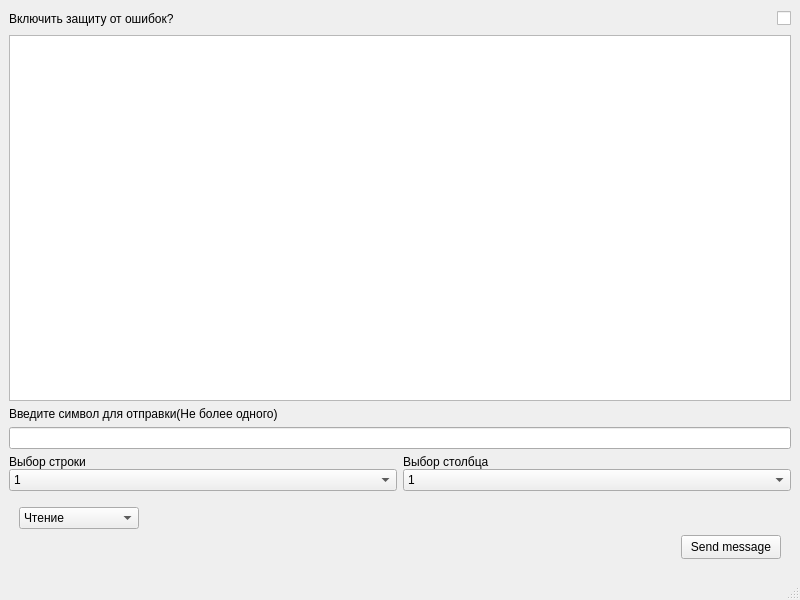
<?xml version="1.0" encoding="UTF-8"?>
<ui version="4.0">
 <class>MainWindow</class>
 <widget class="QMainWindow" name="MainWindow">
  <property name="geometry">
   <rect>
    <x>0</x>
    <y>0</y>
    <width>800</width>
    <height>600</height>
   </rect>
  </property>
  <property name="minimumSize">
   <size>
    <width>800</width>
    <height>600</height>
   </size>
  </property>
  <property name="maximumSize">
   <size>
    <width>1024</width>
    <height>840</height>
   </size>
  </property>
  <property name="windowTitle">
   <string>MainWindow</string>
  </property>
  <widget class="QWidget" name="centralwidget">
   <layout class="QVBoxLayout" name="verticalLayout">
    <item>
     <layout class="QHBoxLayout" name="horizontalLayout">
      <item>
       <widget class="QLabel" name="label">
        <property name="text">
         <string>Включить защиту от ошибок?</string>
        </property>
       </widget>
      </item>
      <item>
       <spacer name="horizontalSpacer_4">
        <property name="orientation">
         <enum>Qt::Horizontal</enum>
        </property>
        <property name="sizeHint" stdset="0">
         <size>
          <width>40</width>
          <height>20</height>
         </size>
        </property>
       </spacer>
      </item>
      <item>
       <widget class="QCheckBox" name="checkBox">
        <property name="text">
         <string/>
        </property>
       </widget>
      </item>
     </layout>
    </item>
    <item>
     <widget class="QTextBrowser" name="textBrowser"/>
    </item>
    <item>
     <widget class="QLabel" name="MessageLabel">
      <property name="text">
       <string>Введите символ для отправки(Не более одного)</string>
      </property>
     </widget>
    </item>
    <item>
     <widget class="QLineEdit" name="lineEdit">
      <property name="maximumSize">
       <size>
        <width>1024</width>
        <height>16777215</height>
       </size>
      </property>
     </widget>
    </item>
    <item>
     <layout class="QGridLayout" name="gridLayout" rowstretch="0,0" columnstretch="0,0">
      <property name="leftMargin">
       <number>0</number>
      </property>
      <property name="topMargin">
       <number>0</number>
      </property>
      <property name="rightMargin">
       <number>0</number>
      </property>
      <property name="bottomMargin">
       <number>0</number>
      </property>
      <property name="verticalSpacing">
       <number>0</number>
      </property>
      <item row="1" column="0">
       <widget class="QComboBox" name="Row_box">
        <item>
         <property name="text">
          <string>1</string>
         </property>
        </item>
        <item>
         <property name="text">
          <string>2</string>
         </property>
        </item>
       </widget>
      </item>
      <item row="0" column="1">
       <widget class="QLabel" name="Columnlabel">
        <property name="text">
         <string>Выбор столбца</string>
        </property>
       </widget>
      </item>
      <item row="0" column="0">
       <widget class="QLabel" name="Rowlabel">
        <property name="text">
         <string>Выбор строки</string>
        </property>
       </widget>
      </item>
      <item row="1" column="1">
       <widget class="QComboBox" name="Column_box">
        <item>
         <property name="text">
          <string>1</string>
         </property>
        </item>
        <item>
         <property name="text">
          <string>2</string>
         </property>
        </item>
        <item>
         <property name="text">
          <string>3</string>
         </property>
        </item>
        <item>
         <property name="text">
          <string>4</string>
         </property>
        </item>
        <item>
         <property name="text">
          <string>5</string>
         </property>
        </item>
        <item>
         <property name="text">
          <string>6</string>
         </property>
        </item>
        <item>
         <property name="text">
          <string>7</string>
         </property>
        </item>
        <item>
         <property name="text">
          <string>8</string>
         </property>
        </item>
        <item>
         <property name="text">
          <string>9</string>
         </property>
        </item>
        <item>
         <property name="text">
          <string>10</string>
         </property>
        </item>
        <item>
         <property name="text">
          <string>11</string>
         </property>
        </item>
        <item>
         <property name="text">
          <string>12</string>
         </property>
        </item>
        <item>
         <property name="text">
          <string>13</string>
         </property>
        </item>
        <item>
         <property name="text">
          <string>14</string>
         </property>
        </item>
        <item>
         <property name="text">
          <string>15</string>
         </property>
        </item>
        <item>
         <property name="text">
          <string>16</string>
         </property>
        </item>
       </widget>
      </item>
     </layout>
    </item>
    <item>
     <layout class="QGridLayout" name="gridLayout_2">
      <property name="leftMargin">
       <number>10</number>
      </property>
      <property name="topMargin">
       <number>10</number>
      </property>
      <property name="rightMargin">
       <number>10</number>
      </property>
      <property name="bottomMargin">
       <number>10</number>
      </property>
      <item row="0" column="0">
       <widget class="QComboBox" name="Selection_mode_box">
        <property name="maximumSize">
         <size>
          <width>120</width>
          <height>30</height>
         </size>
        </property>
        <item>
         <property name="text">
          <string>Чтение</string>
         </property>
        </item>
        <item>
         <property name="text">
          <string>Запись</string>
         </property>
        </item>
        <item>
         <property name="text">
          <string>Очистка дисплея</string>
         </property>
        </item>
       </widget>
      </item>
      <item row="1" column="0">
       <spacer name="horizontalSpacer">
        <property name="orientation">
         <enum>Qt::Horizontal</enum>
        </property>
        <property name="sizeHint" stdset="0">
         <size>
          <width>40</width>
          <height>20</height>
         </size>
        </property>
       </spacer>
      </item>
      <item row="1" column="2">
       <spacer name="horizontalSpacer_2">
        <property name="orientation">
         <enum>Qt::Horizontal</enum>
        </property>
        <property name="sizeHint" stdset="0">
         <size>
          <width>40</width>
          <height>20</height>
         </size>
        </property>
       </spacer>
      </item>
      <item row="1" column="3">
       <widget class="QPushButton" name="pushButton">
        <property name="minimumSize">
         <size>
          <width>100</width>
          <height>24</height>
         </size>
        </property>
        <property name="maximumSize">
         <size>
          <width>100</width>
          <height>24</height>
         </size>
        </property>
        <property name="text">
         <string>Send message</string>
        </property>
       </widget>
      </item>
     </layout>
    </item>
   </layout>
  </widget>
  <widget class="QMenuBar" name="menubar">
   <property name="geometry">
    <rect>
     <x>0</x>
     <y>0</y>
     <width>800</width>
     <height>21</height>
    </rect>
   </property>
  </widget>
  <widget class="QStatusBar" name="statusbar"/>
 </widget>
 <resources/>
 <connections/>
</ui>
